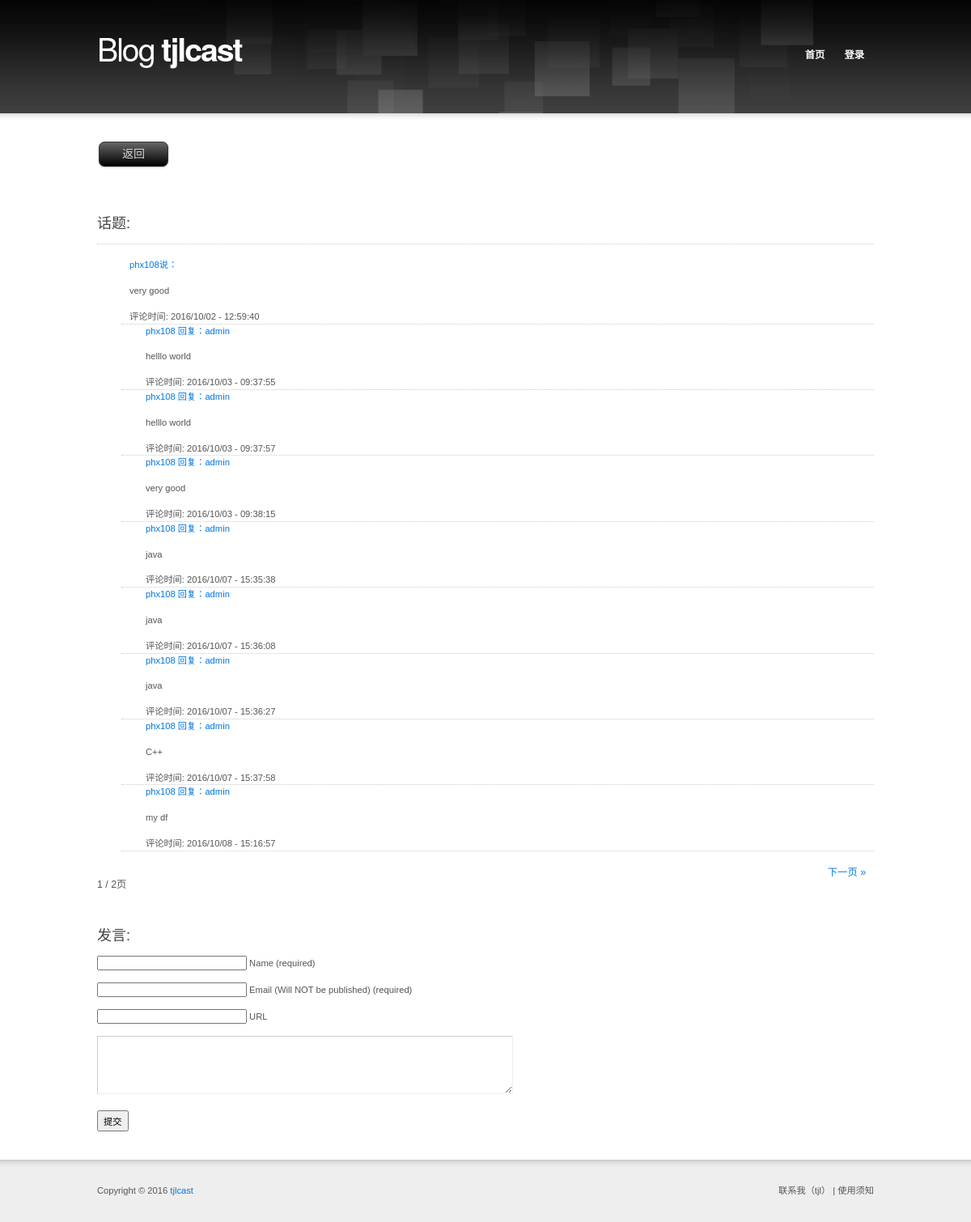
The page /reply_comment/?comment_id=23&article_id=8 on the database its author committed.
### blog_old_project/models.py (models this page shows, shortened)
class Comment(models.Model):
    content = models.TextField(verbose_name='评论内容')
    username = models.CharField(max_length=30, blank=True, null=True, verbose_name='用户名')
    email = models.EmailField(max_length=50, blank=True, null=True, verbose_name='邮箱地址')
    url = models.URLField(max_length=100, blank=True, null=True, verbose_name='个人网页地址')
    date_publish = models.DateTimeField(auto_now_add=True, verbose_name='发布时间')
    user = models.ForeignKey(User, blank=True, null=True, verbose_name='用户')
    article = models.ForeignKey(Article, blank=True, null=True, verbose_name='文章')
    pid = models.ForeignKey('self', blank=True, null=True, verbose_name='父级评论')
    class Meta:
        verbose_name = '评论'
        verbose_name_plural = verbose_name

class User(AbstractUser):
    avatar = models.ImageField(upload_to='avatar/%Y/%m', max_length=200, blank=True,
                               null=True, verbose_name='用户头像')
    qq = models.CharField(max_length=20, blank=True, null=True, verbose_name='QQ号码')
    mobile = models.CharField(max_length=11, blank=True, null=True, unique=True, verbose_name='手机号码')
    url = models.URLField(max_length=100, blank=True, null=True, verbose_name='个人网页地址')
    class Meta:
        verbose_name = '用户'
        verbose_name_plural = verbose_name
        ordering = ['-id']

### blog_old_project/views.py (the view)
# urls.py: url(r'reply_comment/$', reply_comment, name='reply_comment'),
def reply_comment(request):
    try:
        comment_id = request.GET.get('comment_id')
        article_id = request.GET.get('article_id')
        page = request.GET.get('page', 1)
        comment_form = CommentForm({'author': request.user.username,
                                    'email': request.user.email,
                                    'url': request.user.url,
                                    'article': article_id,
                                    'pid': comment_id} if request.user.is_authenticated() else{'article': article_id})
        comment = Comment.objects.get(pk=comment_id)
        comment_children_list = Comment.objects.filter(pid=comment_id)
        comment_children_list = getPaginator(request, comment_children_list, page, 8)
    except Exception as e:
        logger.error(e)
        return render(request, 'failure.html', {'msg': '获取评论信息失败'+str(e)})
    return render(request, 'reply_comment.html', locals())

### blog_old_project/markdown2.py (called while the page is built, shortened)
def markdown(text, html4tags=False, tab_width=DEFAULT_TAB_WIDTH,
             safe_mode=None, extras=None, link_patterns=None,
             use_file_vars=False):
    return Markdown(html4tags=html4tags, tab_width=tab_width,
                    safe_mode=safe_mode, extras=extras,
                    link_patterns=link_patterns,
                    use_file_vars=use_file_vars).convert(text)

    def reset(self):
        self.urls = {}
        self.titles = {}
        self.html_blocks = {}
        self.html_spans = {}
        self.list_level = 0
        self.extras = self._instance_extras.copy()
        if "footnotes" in self.extras:
            self.footnotes = {}
            self.footnote_ids = []
        if "header-ids" in self.extras:
            self._count_from_header_id = {} # no `defaultdict` in Python 2.4
        if "metadata" in self.extras:
            self.metadata = {}

    def postprocess(self, text):
        return text

    def preprocess(self, text):
        return text

    def _detab(self, text):
        if '\t' not in text:
            return text
        return self._detab_re.subn(self._detab_sub, text)[0]

    def _hash_html_blocks(self, text, raw=False):
        if '<' not in text:
            return text

    def _strip_link_definitions(self, text):
        less_than_tab = self.tab_width - 1
        _link_def_re = re.compile(r"""
            ^[ ]{0,%d}\[(.+)\]: # id = \1
              [ \t]*
              \n?               # maybe *one* newline
              [ \t]*
            <?(.+?)>?           # url = \2
              [ \t]*
            (?:
                \n?             # maybe one newline
                [ \t]*
                (?<=\s)         # lookbehind for whitespace
                ['"(]
                ([^\n]*)        # title = \3
                ['")]
                [ \t]*
            )?  # title is optional
            (?:\n+|\Z)
            """ % less_than_tab, re.X | re.M | re.U)
        return _link_def_re.sub(self._extract_link_def_sub, text)

    def _do_links(self, text):
        MAX_LINK_TEXT_SENTINEL = 3000  # markdown2 issue 24
        anchor_allowed_pos = 0
        curr_pos = 0
        while True: # Handle the next link.
            try:
                start_idx = text.index('[', curr_pos)
            except ValueError:
                break
        return text

    def _do_code_spans(self, text):
        return self._code_span_re.sub(self._code_span_sub, text)

### templates/reply_comment.html (shortened to what this page needs)
{% extends "__base__.html" %}
{% load myfilter %}
{% block beforehead %}
    <link rel="stylesheet" href="/static/uikit/css/uikit.min.css"/>
    <link rel="stylesheet" href="/static/codemirror/lib/codemirror.css">
    <link rel="stylesheet" href="/static/uikit/css/components/htmleditor.css">
{% endblock %}
{% block content %}
    <div id="section" class="box">
        <form action="{% url 'article' %}" method="get">
          <button class="button black" name="id" value="{{ comment.article.id }}"> 返回</button>
        </form>
        <br/>
        <h3>话题:</h3>
        <div style="border-bottom: 1px dotted #CCC;margin: 10px 0 0 0"></div>
        <br/>
        <ul class="articles box">
            <li>
                <div style="border-bottom: 1px dotted #CCC;">
                    <div style="padding:0 0 0 10px">
                        <div>
                            <a href="#">{{ comment.user.username }}说：</a>
                        </div>
                        {{ comment.content | my_markdown| safe }}
                        评论时间: {{ comment.date_publish | date:'Y/m/d - H:i:s' }}
                        <br/>
                    </div>
                </div>
            </li>
            {% for childc in comment_children_list %}
                <li>
                    <div style="border-bottom: 1px dotted #CCC;">
                        <div style="padding-left: 30px;">
                            <div>
                                <a href="#">{{ comment.username }} 回复：{{ childc.username }}</a>
                            </div>
                            {{ childc.content | my_markdown | safe }}
                            评论时间: {{ childc.date_publish | date:'Y/m/d - H:i:s' }}
                            <br/>
                        </div>
                    </div>
                </li>
            {% endfor %}
            <br/>
        </ul>
			<div class="pagination box">
				<p class="f-right">
                    {% if comment_children_list.has_next %}
                        <a href="?page={{ comment_children_list.next_page_number }}&comment_id={{ comment_id }}&article_id={{ article_id }}">下一页 &raquo;</a>
                    {% else %}
                        <a style="display: none">下一页 &raquo;</a>
                    {% endif %}
				</p>
				<p class="f-left">{{ comment_children_list.number }} / {{ comment_children_list.paginator.num_pages }}页</p>
			</div>
        <h3>发言:</h3>
    <form action="{% url 'comment_post' %}" method="post">
        <p>{{ comment_form.author }}
            <label for="author">Name (required)</label></p>
        <p>{{ comment_form.email }}
            <label for="email">Email (Will NOT be published) (required)</label></p>
        <p>{{ comment_form.url }}
            <label for="url">URL</label></p>
        <p>{{ comment_form.comment }}</p>
        <p>
            <input type="submit" value=" 提交 " class="input-submit">
        </p>
    </form>
    </div>
{% endblock %}

### static/css/main.css (style rules this page uses)
blockquote, body, button, code, dd, div, dl, dt, fieldset, form, h1, h2, h3, h4, h5, h6, img, legend, li, ol, p, pre, td, th, ul { margin:0; padding:0; border:0; vertical-align:baseline; }
address, blockquote, dl, fieldset, form, h1, h2, h3, h4, h5, h6, ol, p, table, ul { margin:15px 0; }
body { background:url("../design/bg.png") 0 0 repeat-x; font:0.8em/1.5 "arial", sans-serif; }
h3 { font-size:160%; font-weight:normal; }
input, select, textarea { font-size:100%; font-family:"arial",sans-serif; }
#section { overflow:hidden; padding:20px 0; }
.articles { margin:0; list-style:none; }
.pagination { font-size:110%; }
.pagination a { padding:5px 10px; }
.box { min-height:1px; _height:1%; }
.box:after { display:block; visibility:hidden; clear:both; line-height:0; font-size:0; content:"."; }
.f-left { float:left !important; }
.f-right { float:right !important; }
.input-text { padding:5px; }
.input-submit { padding:3px; }

### static/css/skin.css (style rules this page uses)
body { background-color:#FFF; color:#555; }
a { color:#222; }
.input-text { border:1px solid #CCC; border-right:1px solid #EEE; border-bottom:1px solid #EEE; color:#888; }

### static/css/botton.css (style rules this page uses)
.button { display: inline-block; zoom: 1; *display: inline; vertical-align: baseline; margin: 0 2px; outline: none; cursor: pointer; text-align: center; text-decoration: none; font: 14px/100% Arial, Helvetica, sans-serif; padding: .5em 2em .55em; text-shadow: 0 1px 1px rgba(0,0,0,.3); -webkit-border-radius: .5em; -moz-border-radius: .5em; border-radius: .5em; -webkit-box-shadow: 0 1px 2px rgba(0,0,0,.2); -moz-box-shadow: 0 1px 2px rgba(0,0,0,.2); box-shadow: 0 1px 2px rgba(0,0,0,.2); }
.black { color: #d7d7d7; border: solid 1px #333; background: #333; background: -webkit-gradient(linear, left top, left bottom, from(#666), to(#000)); background: -moz-linear-gradient(top, #666, #000); filter: progid:DXImageTransform.Microsoft.gradient(startColorstr='#666666', endColorstr='#000000'); }

### rows shown on the page
Comment: user.username "phx108", content|my_markdown "very good", date_publish "2016/10/02 - 12:59:40", username "phx108"
Comment: username "admin", content|my_markdown "helllo world", date_publish "2016/10/03 - 09:37:55"
Comment: username "admin", content|my_markdown "helllo world", date_publish "2016/10/03 - 09:37:57"
Comment: username "admin", content|my_markdown "very good", date_publish "2016/10/03 - 09:38:15"
Comment: username "admin", content|my_markdown "java", date_publish "2016/10/07 - 15:35:38"
Comment: username "admin", content|my_markdown "java", date_publish "2016/10/07 - 15:36:08"
Comment: username "admin", content|my_markdown "java", date_publish "2016/10/07 - 15:36:27"
Comment: username "admin", content|my_markdown "C++", date_publish "2016/10/07 - 15:37:58"
Comment: username "admin", content|my_markdown "my df", date_publish "2016/10/08 - 15:16:57"

### other values the page prints
{{ SITE_NAME }} "tjlcast"
{{ comment_children_list.number }} "1"
{{ comment_children_list.paginator.num_pages }} "2"
